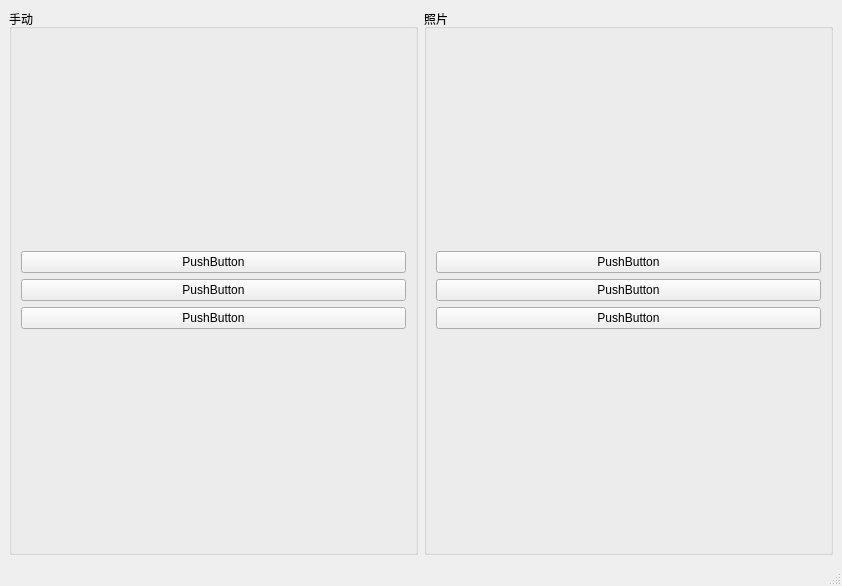
<?xml version="1.0" encoding="UTF-8"?>
<ui version="4.0">
 <class>MainWindow</class>
 <widget class="QMainWindow" name="MainWindow">
  <property name="geometry">
   <rect>
    <x>0</x>
    <y>0</y>
    <width>842</width>
    <height>586</height>
   </rect>
  </property>
  <property name="windowTitle">
   <string>MainWindow</string>
  </property>
  <widget class="QWidget" name="centralwidget">
   <layout class="QHBoxLayout" name="horizontalLayout_2">
    <item>
     <layout class="QVBoxLayout" name="verticalLayout">
      <item>
       <widget class="QGroupBox" name="groupBox">
        <property name="title">
         <string>手动</string>
        </property>
        <layout class="QVBoxLayout" name="verticalLayout_4">
         <item>
          <layout class="QVBoxLayout" name="verticalLayout_3">
           <item>
            <widget class="QPushButton" name="pushButton_3">
             <property name="text">
              <string>PushButton</string>
             </property>
            </widget>
           </item>
           <item>
            <widget class="QPushButton" name="pushButton_2">
             <property name="text">
              <string>PushButton</string>
             </property>
            </widget>
           </item>
           <item>
            <widget class="QPushButton" name="pushButton">
             <property name="text">
              <string>PushButton</string>
             </property>
            </widget>
           </item>
          </layout>
         </item>
        </layout>
       </widget>
      </item>
     </layout>
    </item>
    <item>
     <layout class="QVBoxLayout" name="verticalLayout_2">
      <item>
       <widget class="QGroupBox" name="groupBox_2">
        <property name="title">
         <string>照片</string>
        </property>
        <layout class="QVBoxLayout" name="verticalLayout_6">
         <item>
          <layout class="QVBoxLayout" name="verticalLayout_5">
           <item>
            <widget class="QPushButton" name="pushButton_5">
             <property name="text">
              <string>PushButton</string>
             </property>
            </widget>
           </item>
           <item>
            <widget class="QPushButton" name="pushButton_6">
             <property name="text">
              <string>PushButton</string>
             </property>
            </widget>
           </item>
           <item>
            <widget class="QPushButton" name="pushButton_4">
             <property name="text">
              <string>PushButton</string>
             </property>
            </widget>
           </item>
          </layout>
         </item>
        </layout>
       </widget>
      </item>
     </layout>
    </item>
   </layout>
  </widget>
  <widget class="QMenuBar" name="menubar">
   <property name="geometry">
    <rect>
     <x>0</x>
     <y>0</y>
     <width>842</width>
     <height>22</height>
    </rect>
   </property>
  </widget>
  <widget class="QStatusBar" name="statusbar"/>
 </widget>
 <resources/>
 <connections/>
</ui>
